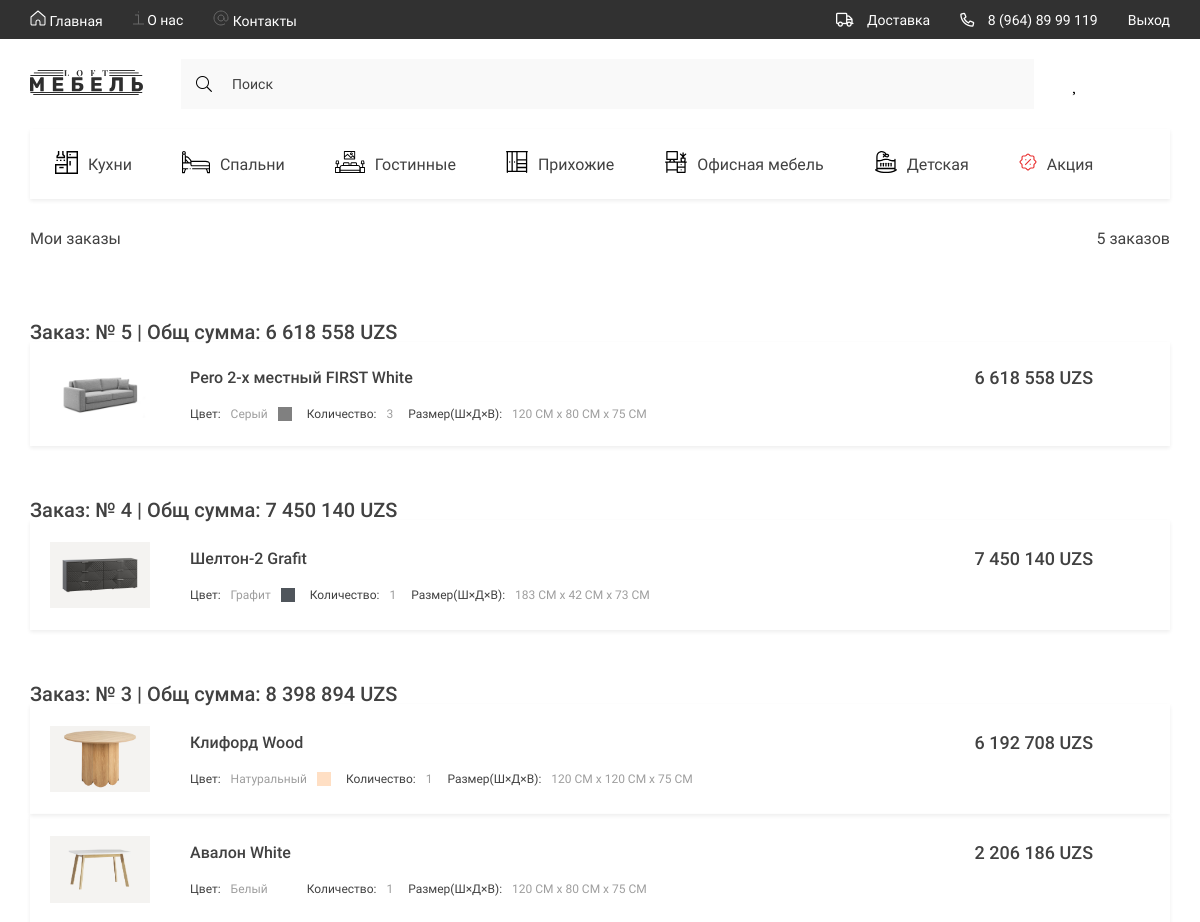
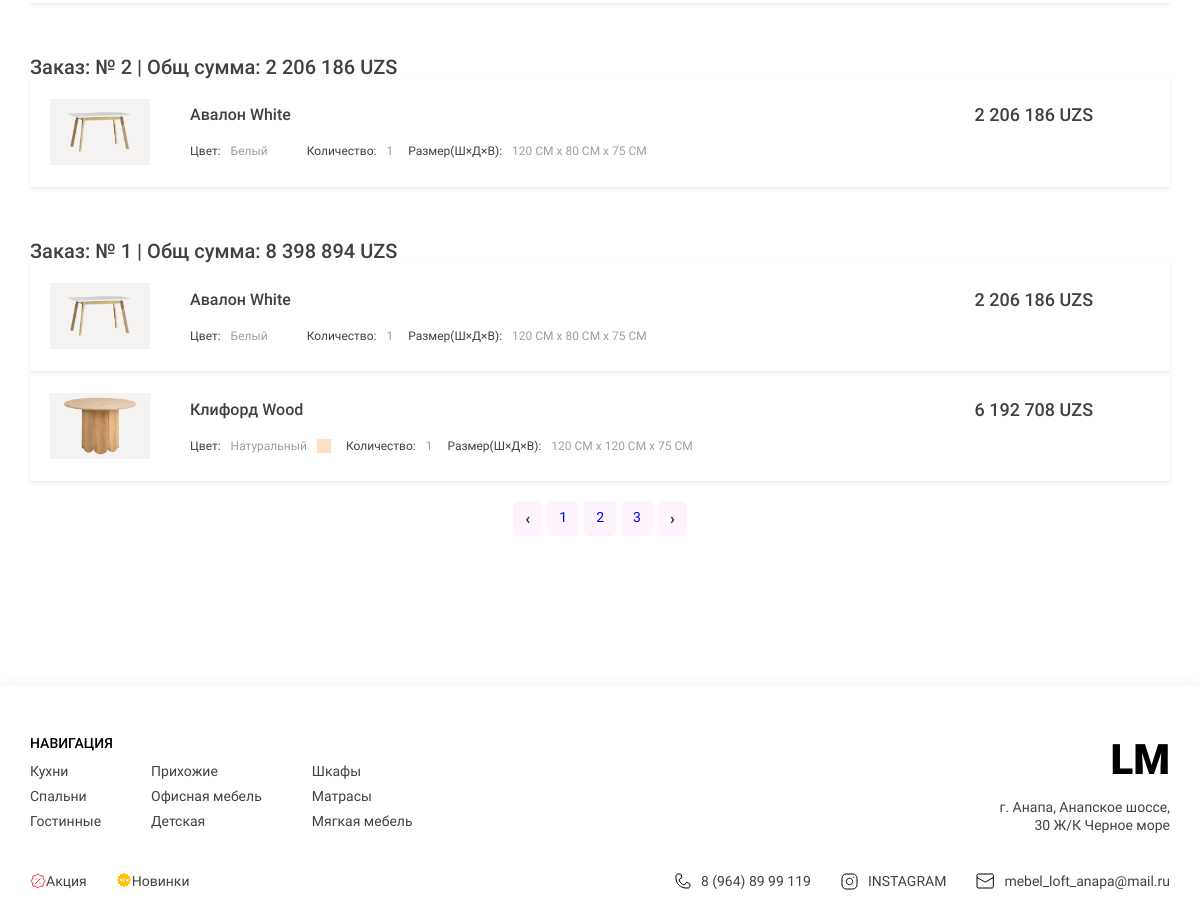
/orders/order_products/ (signed in), run on the app's committed database (2 pictures, top to bottom).
### goods/models.py (models this page shows, shortened)
class Category(models.Model):
    title = models.CharField(max_length=150, verbose_name='Название категории')
    parent = models.ForeignKey('self', on_delete=models.CASCADE, related_name='subcategories', blank=True, null=True)
    slug = models.SlugField(unique=True)
    image = models.FileField(upload_to='icons/categories/', verbose_name='Иконка категории', blank=True, null=True)
    def get_absolute_url(self):
        return reverse("goods:catalog", kwargs={"category_slug": self.slug})
    class Meta:
        verbose_name = 'Категорию'
        verbose_name_plural = 'Категории'

class Product(models.Model):
    title = models.CharField(max_length=150, verbose_name='Название товара')
    slug = models.SlugField(unique=True)
    category = models.ForeignKey(Category, on_delete=models.CASCADE, verbose_name='Категория товара')
    description = models.TextField(verbose_name='Описание товара')
    price = models.DecimalField(default=0.00, max_digits=10, decimal_places=0, verbose_name='Цена товара')
    discount = models.DecimalField(default=0.00, max_digits=4, decimal_places=2, verbose_name='Скидка на товар')
    quantity = models.PositiveIntegerField(default=0, verbose_name='Товара в наличии')
    size = models.CharField(max_length=130, verbose_name='Размер товара')
    color_name_ru = models.CharField(default='Белый', verbose_name='Цвет товара ru', max_length=150)
    color_name_en = models.CharField(default='White', verbose_name='Цвет товара en', max_length=150)
    color_code = models.CharField(default='#FFFFFF', verbose_name='Код цвета товара', max_length=10)
    rating = models.DecimalField(default=0.0, max_digits=2, decimal_places=1, verbose_name='Рейтинг товара')
    class Meta:
        verbose_name = 'Товар'
        verbose_name_plural = 'Товары'
        ordering = ('-id',)
    def get_product_image(self):
        if self.images:
            return self.images.all().first().image.url
        else:
            return None

class ProductImage(models.Model):
    image = models.ImageField(upload_to='products/', verbose_name='Фото товара')
    product = models.ForeignKey(Product, on_delete=models.CASCADE, verbose_name='Товар', related_name='images')
    class Meta:
        verbose_name = 'Фото товара'
        verbose_name_plural = 'Фото товара'

### orders/models.py (models this page shows, shortened)
class Order(models.Model):
    user = models.ForeignKey(User, on_delete=models.SET_NULL, related_name='orders', null=True)
    first_name = models.CharField(max_length=150, verbose_name='Имя получателя', null=True)
    last_name = models.CharField(max_length=150, verbose_name='Фамилия получателя', null=True)
    phone_number = models.CharField(max_length=20, verbose_name='Номер телефона')
    city = models.CharField(max_length=70, verbose_name='Город', null=True)
    delivery_address = models.TextField(null=True, blank=True, verbose_name="Адрес доставки")
    requires_delivery = models.CharField(max_length=20, verbose_name='Требуется доставка')
    payment_method = models.CharField(max_length=20, verbose_name='Способ оплаты', blank=True, null=True)
    is_paid = models.BooleanField(default=False, verbose_name="Оплачено")
    status = models.CharField(max_length=50, default='В обработке', verbose_name="Статус заказа")
    created_timestamp = models.DateTimeField(auto_now_add=True, verbose_name='Дата создание заказа')
    class Meta:
        verbose_name = "Заказ"
        verbose_name_plural = "Заказы"
        ordering = ("-id",)

class OrderItem(models.Model):
    order = models.ForeignKey(Order, on_delete=models.CASCADE, verbose_name='Заказ', related_name='order_products', null=True)
    product = models.ForeignKey(Product, on_delete=models.SET_NULL, verbose_name='Продукт', null=True)
    product_title = models.CharField(max_length=150, verbose_name='Название товара')
    product_price = models.DecimalField(default=0.00, max_digits=10, decimal_places=0, verbose_name='Цена товара')
    product_quantity = models.PositiveIntegerField(default=0, verbose_name='Количество')
    product_category = models.CharField(max_length=150, verbose_name='Категория товара')
    product_color_name_en = models.CharField(max_length=150, verbose_name='Цвет товара', null=True)
    objects = OrderItemQuery.as_manager()
    class Meta:
        verbose_name = 'Заказанный товар'
        verbose_name_plural = 'Заказанные товары'
        ordering = ('-id', )
    @property
    def product_sell_price(self):
        if self.product.discount:
            return round(self.product.price - self.product.price*self.product.discount/100) * self.product_quantity
        else:
            return round(self.product.price * self.product_quantity)

### orders/views.py (the view)
# urls.py: path('order_products/', order_products_view, name='order_products'),
def order_products_view(request):
    if request.user.is_authenticated:
        user_orders = request.user.orders.all()
        context = {
            'user_orders': user_orders,
        }
        return render(request, 'orders/order_products.html', context)
    else:
        return redirect(request.META.get('HTTP_REFERER', '/'))

### orders/templates/orders/order_products.html (shortened to what this page needs)
{% extends "base.html" %}
{% load static %}
{% load loft_tags %}
{% block content %}
<main class="main">
    <div class="container">
        <section class="basket">
            <div class="basket__text">
                {% if user_orders %}
                <h1 class="basket__title">Мои заказы</h1>
                <span class="basket__count"><span>{{ user_orders.count }}</span>{% if user_orders.count > 1 %} заказов{% endif %}</span>
            </div>
            {% endif %}
            {% for order in user_orders %}
            <span style="margin-top: 55px; font-size: 20px;" class="basket__item-title">Заказ: № {{ order.id }} | Общ сумма:  {% get_normal_price order.order_products.total_price %} UZS</span>
            {% for order_product in order.order_products.all %}
            <div class="basket__items">
                <div class="basket__item">
                    <a href="#!" class="basket__item-img">
                        <img src={{ order_product.product.get_product_image }} alt="product">
                    </a>
                    <div class="basket__item-content">
                        <div class="basket__item-text">
                            <h2 class="basket__item-title">{{ order_product.product_title }} {{ order_product.product_color_name_en }}</h2>
                            <p class="basket__item-price">
                                <span class="price" style="font-size: large;"><span>{% get_normal_price order_product.product_sell_price %}</span> UZS</span>
                            </p>
                        </div>
                        <div class="basket__options">
                            <p class="basket__options-color">
                                Цвет:
                                <span class="color__name">{{ order_product.product.color_name_ru }}</span>
                                <span class="color__block" style="background-color: {{ order_product.product.color_code }};"></span>
                            </p>
                            <p class="basket__options-count">
                                Количество: <span>{{ order_product.product_quantity }}</span>
                            </p>
                            <p class="basket__options-size">
                                Размер(Ш×Д×В): <span>{% get_normal_size order_product.product.size %}</span>
                            </p>
                        </div>
                    </div>
                </div>
            </div>
            {% endfor %}
            {% endfor %}
        </section>
    </div>
 <div style="display: flex; justify-content: center; gap: 5px; margin-top: 20px;">
        <a href="?page=prev" style="padding: 8px 12px; background:rgb(253, 244, 253); border-radius: 5px; text-decoration: none; color: #333; font-weight: bold;">‹</a>
        <span style="padding: 8px 12px; font-size: 14px; background:rgb(253, 244, 253); color: black; border-radius: 5px;"><a href="#" style="text-decoration: none;">1</a></span>
        <span style="padding: 8px 12px; font-size: 14px; background:rgb(253, 244, 253); color: black; border-radius: 5px;"><a href="#" style="text-decoration: none;">2</a></span>
        <span style="padding: 8px 12px; font-size: 14px; background:rgb(253, 244, 253); color: black; border-radius: 5px;"><a href="#" style="text-decoration: none;">3</a></span>
        <a href="?page=next" style="padding: 8px 12px; background:rgb(253, 244, 253); border-radius: 5px; text-decoration: none; color: #333; font-weight: bold;">›</a>
    </div>
</main>
{% endblock content %}

### templates/base.html (shortened to what this page needs)
{% load static %}
{% load loft_tags %}
{% load fav_tags %}
<!DOCTYPE html>
<html lang="ru">
<head>
    {% include 'components_base/_styles.html' %}
</head>
<body>
    <nav class="nav">
        <div class="container _nav">
            <div class="nav__content">
                <ul class="nav__list">
                    <li>
                        <a href="{% url "home:index" %}" class="nav__list-links">
                            <img src={% static "base/assets/icons/home.svg" %} alt="home">
                            Главная
                        </a>
                    </li>
                    <li>
                        <a href="{% url "home:about" %}" class="nav__list-links">
                            <img src={% static "base/assets/icons/aboute.svg" %} alt="aboute">
                            О нас
                        </a>
                    </li>
                    <li>
                        <a href="{% url "home:contact" %}" class="nav__list-links">
                            <img src={% static "base/assets/icons/contacts.svg" %} alt="contacts">
                            Контакты
                        </a>
                    </li>
                </ul>
                <ul class="nav__contacts">
                    <li>
                        <a href="{% url 'home:about' %}" class="nav__contacts-links">
                           <i class="far fa-truck"></i>
                           Доставка
                       </a>
                   </li>
                    <li>
                        <a href="tel:89648999119" class="nav__contacts-links">
                            <i class="far fa-phone-alt"></i>
                            8 (964) 89 99 119
                        </a>
                    </li>
                    {% if not request.user.is_authenticated %}
                    <a href="{% url "users:login" %}" class="nav__contacts-links">
                        Войти
                        </a>
                   {% else %}
                   <a href="{% url "users:logout" %}" class="nav__contacts-links">
                    Выход
                    </a>
                   {% endif %}
                </ul>
            </div>
        </div>
    </nav>
    <div class="wrapper">
        <header class="header">
            <div class="container">
                <div class="header__content">
                    <div class="header__bar">
                        <a href="{% url "home:index" %}" class="logo">
                            <img src={% static 'base/assets/icons/LOGO.svg' %} alt="logo">
                        </a>
                        <form class="header__search" action="{% url 'goods:search' %}" method="get">
                            <i class="fal fa-search"></i>
                            <input type="search" class="header__search-txt" placeholder="Поиск" name="q">
                        </form>
                        <ul class="header__list">
                            <li>
                               <a href="{% url "favourites:favourites" %}" class="header__list-item
                            {% if 'favourites' in request.path %}active{% endif %}" id="_heart" >
                                </a>
                            </li>
                            <li>
                                <a href="{% url 'carts:cart' %}" class="header__list-item" id="_bag">
                                </a>
                            </li>
                            <li>
                                <a href="{% url 'users:profile' %}" class="header__list-item" id="_profile">
                                </a>
                            </li>
                        </ul>
                    </div>
                    <ul class="header__list _categories">
                        {% get_categories as categories %}
                        {% for category in categories|slice:":7" %}
                        <li>
                            <a href={{ category.get_absolute_url }} class="header__list-links">
                                <span class="header__list-img">
                                    {% if category.image %}
                                    <img src="{{ category.image.url }}" alt="icons">
                                    {% endif %}
                                </span>
                                {{ category.title }}
                            </a>
                        </li>
                        {% endfor %}
                    </ul>
                </div>
            </div>
        </header>
        {% block content %}
        {% endblock content %}
        {% include "layout/_footer.html" %}
    </div>
</body>
</html>

### templates/layout/_footer.html
{% load static %}
{% load loft_tags %}
<footer class="footer">
    <div class="container">
        <div class="footer__content">
            <div class="footer__navigate">
                <div class="footer__navigate-part">
                    <h2 class="footer__navigate-title">НАВИГАЦИЯ</h2>
                    <div class="footer__navigate-lists">
                        <ul class="footer__navigate-list">
                            {% for category in categories|slice:":3" %}
                            <li><a href="{{ category.get_absolute_url }}" class="footer__navigate-links">{{ category.title }}</a></li>
                            {% endfor %}
                        </ul>
                        <ul class="footer__navigate-list">
                            {% for category in categories|slice:"3:6" %}
                            <li><a href="{{ category.get_absolute_url }}" class="footer__navigate-links">{{ category.title }}</a></li>
                            {% endfor %}
                        </ul>
                        <ul class="footer__navigate-list">
                            {% for category in categories|slice:"8:11" %}
                            <li><a href="{{ category.get_absolute_url }}" class="footer__navigate-links">{{ category.title }}</a></li>
                            {% endfor %}
                        </ul>
                    </div>
                </div>
                <div class="footer__navigate-part _right">
                    <a href="{% url "home:index" %}" class="footer__logo">LM</a>
                    <p class="footer__adress">г. Анапа, Анапское шоссе, 30 Ж/К Черное море</p>
                </div>
            </div>
            <div class="footer__social">
                <ul class="footer__navigate-list _short">
                    {% for category in categories|slice:"6:8" %}
                    <img src={{ category.image.url }} alt="icons"><li><a href="{{ category.get_absolute_url }}" class="footer__navigate-links">{{ category.title }}</a></li>
                    {% endfor %}
                </ul>
                <ul class="footer__social-list">
                    <li>
                        <a href="tel:89648999119" class="footer__social-links">
                            <img src={% static 'base/assets/icons/phone.svg' %} alt="phone">
                            8 (964) 89 99 119
                        </a>
                    </li>
                    <li>
                        <a href="https://www.instagram.com/" target="_blank" class="footer__social-links">
                            <img src={% static 'base/assets/icons/inst.svg' %} alt="insta">
                            INSTAGRAM
                        </a>
                    </li>
                    <li>
                        <a href="mailto:mebel_loft_anapa@mail.ru" target="_blank" class="footer__social-links">
                            <img src={% static 'base/assets/icons/mail.svg' %} alt="mail">
                            mebel_loft_anapa@mail.ru
                        </a>
                    </li>
                </ul>
            </div>
        </div>
    </div>
</footer>

### data on the page
Category: image (picture), title "Кухни"
Category: image (picture), title "Спальни"
Category: image (picture), title "Гостинные"
Category: image (picture), title "Прихожие"
Category: image (picture), title "Офисная мебель"
Category: image (picture), title "Детская"
Category: image (picture), title "Акция"
Order: id "5", id.product_quantity "6 618 558"
OrderItem: product.get_product_image (picture), product_title "Pero 2-х местный FIRST", product_color_name_en "White", product+product_quantity "6 618 558", product.color_name_ru "Серый", product_quantity "3", product.size "120 СМ х 80 СМ х 75 СМ"
Order: id "4", id.product_quantity "7 450 140"
OrderItem: product.get_product_image (picture), product_title "Шелтон-2", product_color_name_en "Grafit", product+product_quantity "7 450 140", product.color_name_ru "Графит", product_quantity "1", product.size "183 СМ х 42 СМ х 73 СМ"
Order: id "3", id.product_quantity "8 398 894"
OrderItem: product.get_product_image (picture), product_title "Клифорд", product_color_name_en "Wood", product+product_quantity "6 192 708", product.color_name_ru "Натуральный", product_quantity "1", product.size "120 СМ х 120 СМ х 75 СМ"
OrderItem: product.get_product_image (picture), product_title "Авалон", product_color_name_en "White", product+product_quantity "2 206 186", product.color_name_ru "Белый", product_quantity "1", product.size "120 СМ х 80 СМ х 75 СМ"
Order: id "2", id.product_quantity "2 206 186"
OrderItem: product.get_product_image (picture), product_title "Авалон", product_color_name_en "White", product+product_quantity "2 206 186", product.color_name_ru "Белый", product_quantity "1", product.size "120 СМ х 80 СМ х 75 СМ"
Order: id "1", id.product_quantity "8 398 894"
OrderItem: product.get_product_image (picture), product_title "Авалон", product_color_name_en "White", product+product_quantity "2 206 186", product.color_name_ru "Белый", product_quantity "1", product.size "120 СМ х 80 СМ х 75 СМ"
OrderItem: product.get_product_image (picture), product_title "Клифорд", product_color_name_en "Wood", product+product_quantity "6 192 708", product.color_name_ru "Натуральный", product_quantity "1", product.size "120 СМ х 120 СМ х 75 СМ"
Category: title "Шкафы"
Category: title "Матрасы"
Category: title "Мягкая мебель"
Category: image (picture), title "Новинки"

### other printed values
{{ user_orders.count }} "5"
